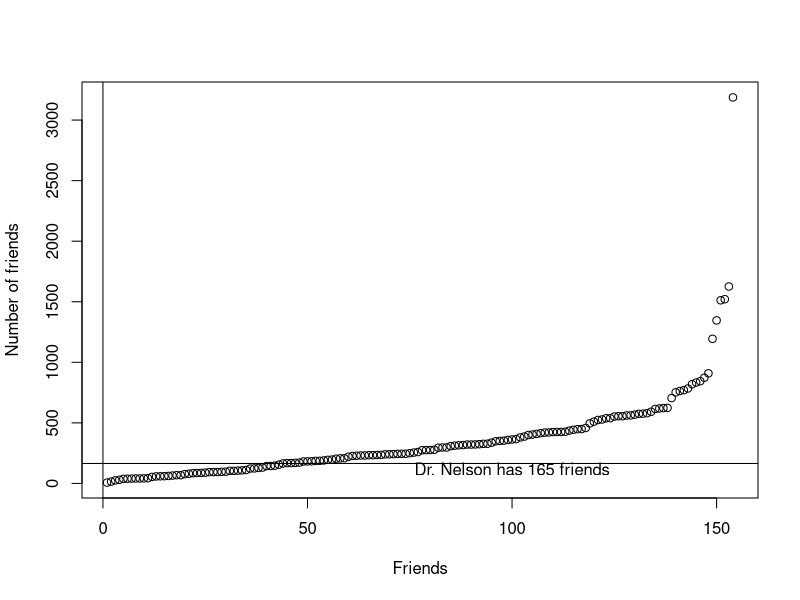
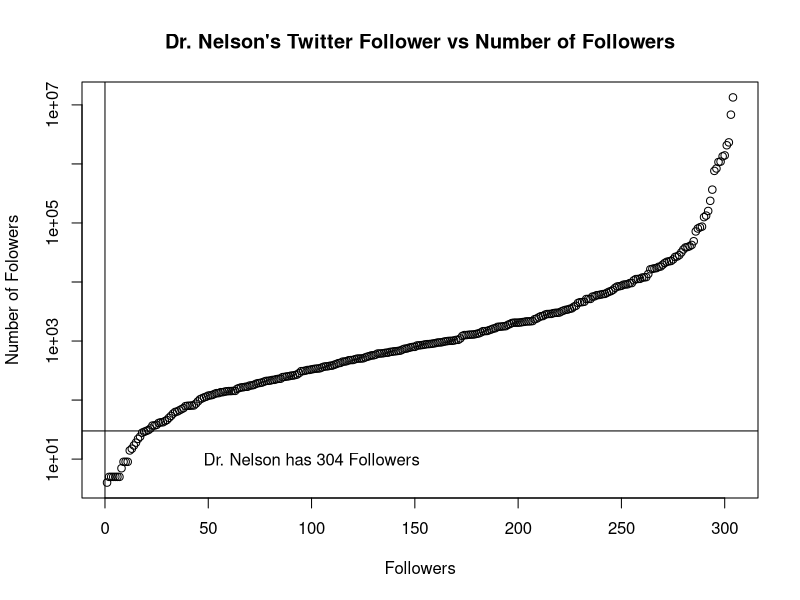

Recreate these plots in R, in order.
friendsCount <- read.csv('./fb.mlnFriends.csv', head=TRUE, sep=',')
plot(friendsCount$FriendsCount, xlab='Friends', ylab='Number of friends', main='')
text(100, 120, 'Dr. Nelson has 165 friends')
abline(h=165, v=0)

summary(friendsCount$FriendsCount)
sd(friendsCount$FriendsCount)

friendsCount <- read.csv('./twitter.mlnFriends.csv', head=TRUE, sep=',')
plot(friendsCount$FriendsCount, log='y', xlab='Followers', ylab='Number of Folowers', main='Dr. Nelson\'s Twitter Follower vs Number of Followers')
text(100, 10, 'Dr. Nelson has 304 Followers')
abline(h=30, v=0)

summary(friendsCount$FriendsCount)
sd(friendsCount$FriendsCount)